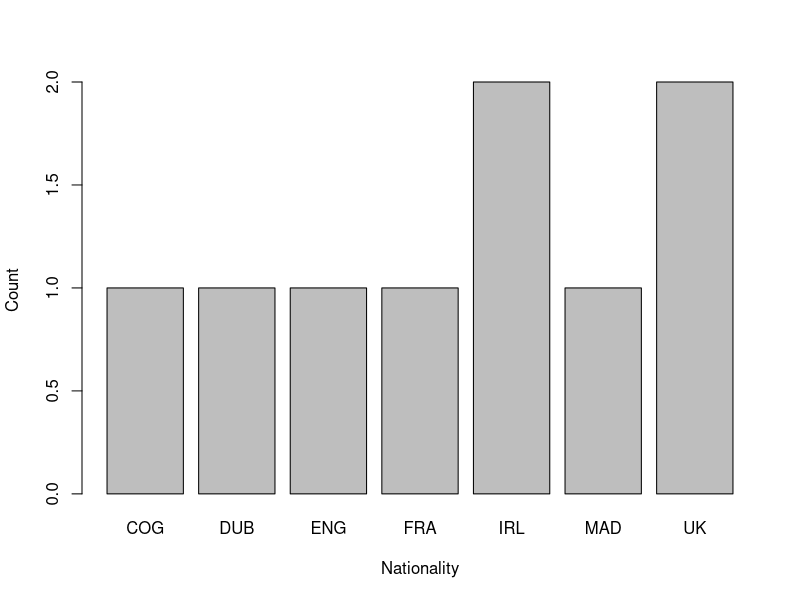
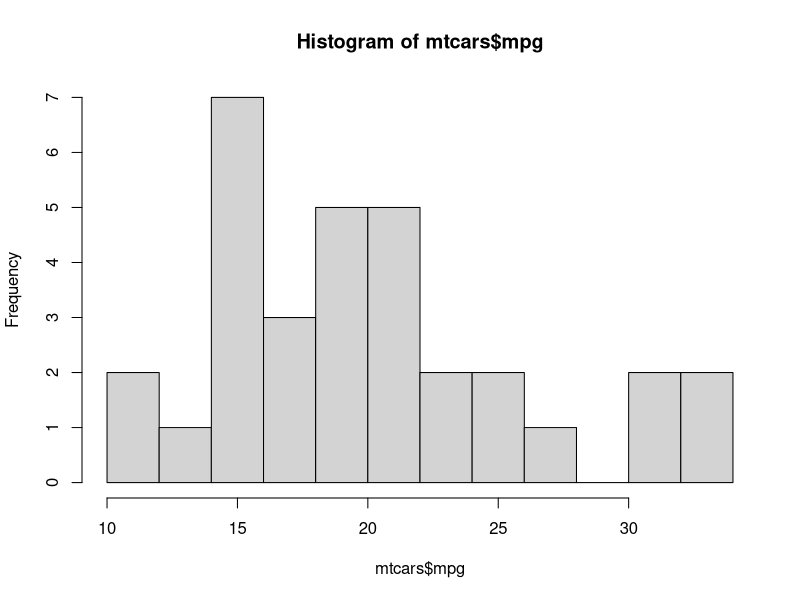
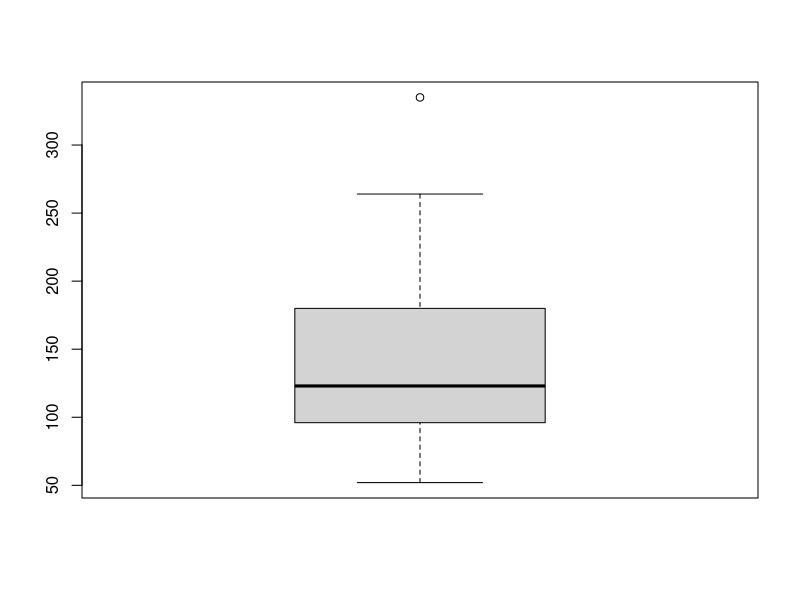
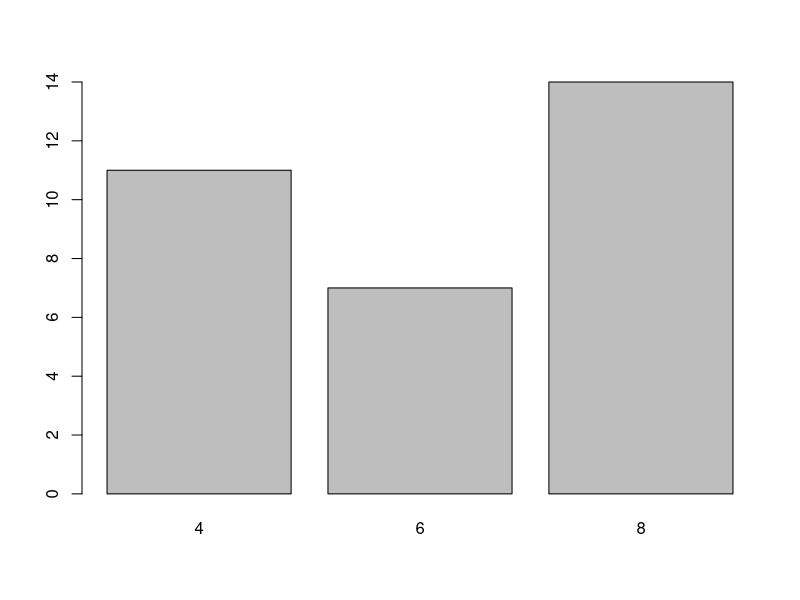
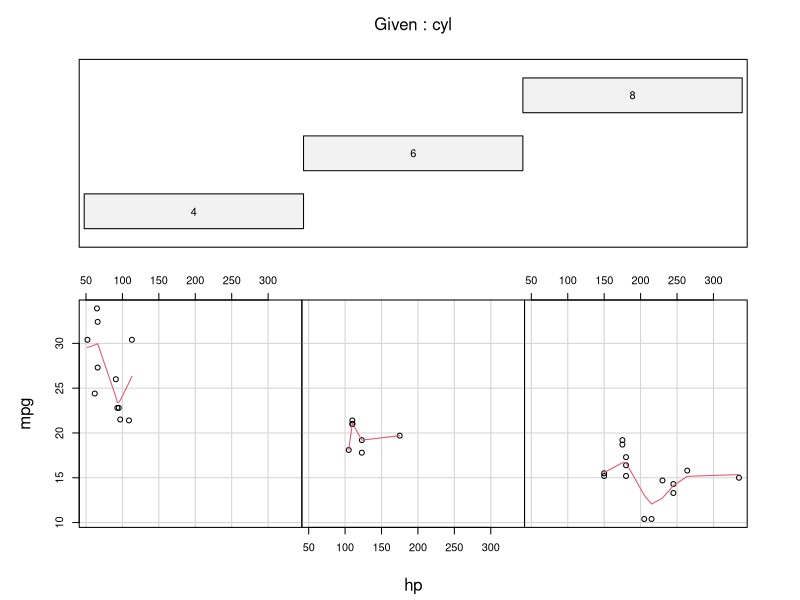
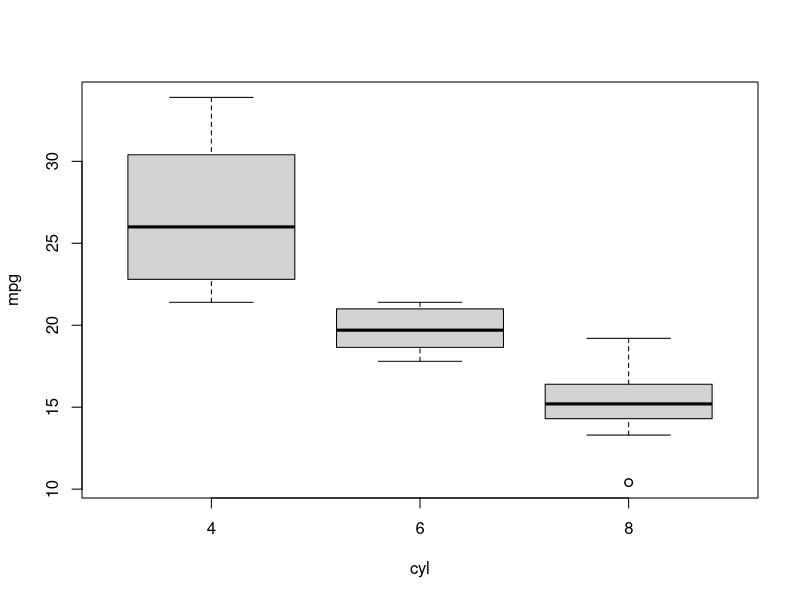

Generate these figures, in order, with R: (Note: this script raises an error after producing the figures.)
x <- c(1:3, 7, 8:10)
attributes(x)
class(x)

z <- 0:9
class(z)

digits = as.character(z)
class(digits)

d = as.integer(digits)
class(d)

name = c("Amy", "Bill", "Carl")
DAD = c(80, 65, 50)
BDA = c(70, 50, 80)

gender = as.factor(c("F", "M", "M"))
nationality = as.factor(c("IRL", "UK", "IRL"))
age = c(20, 21, 22)

student.df = data.frame(name, age, gender, nationality, DAD, BDA)
attributes(student.df)

print(student.df)
str(student.df)
summary(student.df)

student.df['gender']
student.df$gender
student.df$gender[2]

mean(student.df$BDA)

student.df$average = (student.df$BDA + student.df$DAD)/2
student.df
str(student.df)

student.df$name = as.character(student.df$name)
student.df = rbind(student.df, c("Dennis", 23, "M", "UK", 55, 70))

student.df$nationality = as.character(student.df$nationality)

student.df = rbind(student.df, c("Jack", 24, "F", "FRA", 44, 65))
student.df = rbind(student.df, c("Jackson", 26, "M", "DUB", 14, 64))
student.df = rbind(student.df, c("Sandra", 24, "F", "MAD", 44, 65))
student.df = rbind(student.df, c("Goose", 24, "M", "ENG", 44, 65))
student.df = rbind(student.df, c("Michael", 150, "F", "COG", 34, 55))

student.df$nationality = as.factor(student.df$nationality)

levels(student.df$nationality)
student.df$DAD = as.numeric(student.df$DAD)
student.df$BDA = as.numeric(student.df$BDA)

averages <- tapply(student.df$BDA, student.df$nationality, mean)
averages

table(student.df$nationality)

barplot(table(student.df$nationality), xlab="Nationality", ylab="Count")

mins = c(min(student.df$BDA), min(student.df$DAD))
means = c(mean(student.df$BDA), mean(student.df$DAD))
maxs = c(max(student.df$BDA), max(student.df$DAD))
sds = c(sd(student.df$BDA), sd(student.df$DAD))

results = data.frame(mins, means, maxs, sds)
results

##############################################

data(mtcars)
str(mtcars)
summary(mtcars)
?mtcars
mtcars$cyl = as.factor(mtcars$cyl)
mtcars$am = factor(mtcars$am, labels=c("Automatic", "Manual"), levels=c(0,1))
str(mtcars)
summary(mtcars)

hist(mtcars$mpg, breaks=10)
boxplot(mtcars$hp)
barplot(table(mtcars$cyl))
coplot(mpg ~ hp | cyl, data = mtcars, panel = panel.smooth, rows = 1)

##############################################
#Excercises

table(mtcars$am)
maxWeight = max(mtcars$wt)
maxWeight
(mtcars[mtcars$wt>=maxWeight, ])

minQsec = min(mtcars$qsec)
(mtcars[mtcars$qsec==minQsec, ])

(meanMPG = tapply(mtcars$mpg, mtcars$am, mean))

meanHp = mean(mtcars$hp)
aboveMeanHP = mtcars[mtcars$hp > meanHp, ]
dim(aboveMeanHP)

moreThanSix = aboveMeanHP[aboveMeanHP$cyl == 6, ]
dim(moreThanSix)

automatics = moreThanSix[moreThanSix$am == 'Automatic', ]
dim(automatics)

boxplot(mpg ~ cyl, data=mtcars)

mysample = mtcars[sample(1:nrow(mtcars), nrow(mtcars)/2, replace=FALSE), ]

automatic = mtcars[mtcars$am == "Automatic"]
